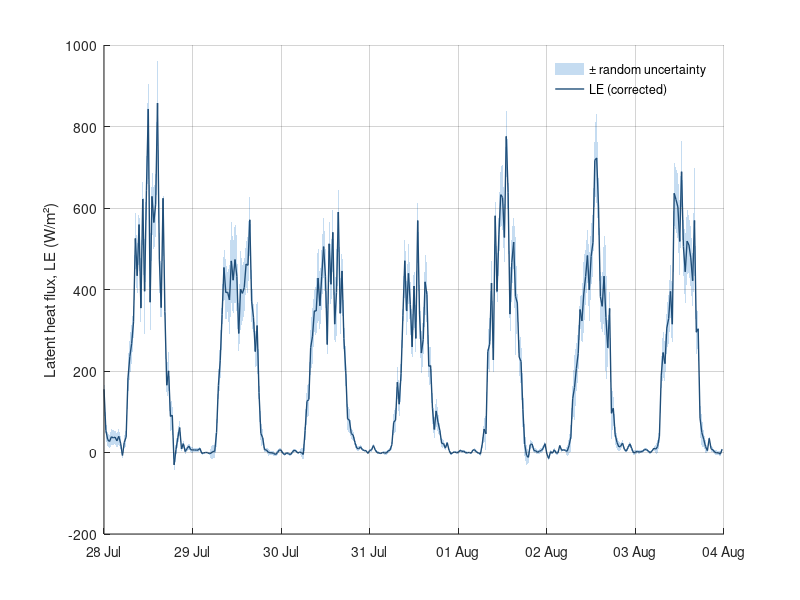

MATLAB code for this plot:
% Latent heat flux (LE) from an eddy-covariance flux tower, one week in summer
% Chapter 5 draft; data: Desai (2026), AmeriFlux FLUXNET-1F US-WCr Willow Creek v1.3_r1, doi:10.17190/AMF/3028955 (CC-BY-4.0)
% Run: run flux_tower_latent_heat.m  ->  figure_matlab.png (works in MATLAB and GNU Octave)
clear; close all;

fid = fopen('flux_tower_LE.csv'); fgetl(fid);
C = textscan(fid, '%s%s%f%f', 'Delimiter', ',', 'EmptyValue', NaN); fclose(fid);
a.TIMESTAMP_START = C{1};
a.TIMESTAMP_END = C{2};
a.LE_CORR_Wm2 = C{3};
a.LE_RANDUNC_Wm2 = C{4};
a.TIMESTAMP_START = strrep(a.TIMESTAMP_START, '"', '');
a.TIMESTAMP_END = strrep(a.TIMESTAMP_END, '"', '');
a.TIMESTAMP_START = datenum(a.TIMESTAMP_START, 'yyyy-mm-dd HH:MM:SS');
a_t0 = floor(min(a.TIMESTAMP_START));  a.TIMESTAMP_START = a.TIMESTAMP_START - a_t0;   % offset keeps plotting precision (Octave uses single precision)
a.lo = a.LE_CORR_Wm2 - a.LE_RANDUNC_Wm2;
a.hi = a.LE_CORR_Wm2 + a.LE_RANDUNC_Wm2;

figure('Visible', 'off', 'Position', [100 100 900 450], 'Color', 'w');
subplot(1, 1, 1); hold on;
xx = a.TIMESTAMP_START(:)'; hi_ = a.hi(:)'; lo_ = a.lo(:)'; ok = ~isnan(hi_); h0 = patch('XData', [xx(ok) fliplr(xx(ok))]', 'YData', [hi_(ok) fliplr(lo_(ok))]', 'FaceColor', [0.62, 0.773, 0.91], 'EdgeColor', 'none', 'FaceAlpha', 0.6);
h1 = plot(a.TIMESTAMP_START, a.LE_CORR_Wm2, '-', 'Color', [0.122, 0.306, 0.475], 'LineWidth', 1);
xt = get(gca, 'XTick'); set(gca, 'XTick', xt, 'XTickLabel', datestr(xt + a_t0, 'dd mmm'));
ylabel('Latent heat flux, LE (W/m²)');
box off; grid on; set(gca, 'GridAlpha', 0.2, 'Layer', 'top');
legend([h0, h1], {'± random uncertainty', 'LE (corrected)'}, 'Location', 'northeast'); legend boxoff;

print('-dpng', '-r150', 'figure_matlab.png');
